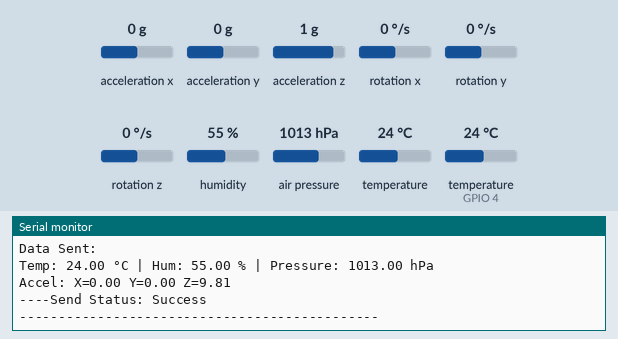
A sketch run on a simulated ESP32. Shown: the last lines printed to the serial monitor. The test bench sets the inputs (shaded band); at power-on: acceleration x 0 g, humidity 55 %, acceleration y 0 g, acceleration z 1 g, temperature (sensor on GPIO 4) 24 °C, air pressure 1013 hPa, rotation x 0 °/s, rotation y 0 °/s, rotation z 0 °/s, temperature 24 °C.

Above: at 2.8 s.
2.9 s: acceleration x set to -1.4 g
At 5.0 s:
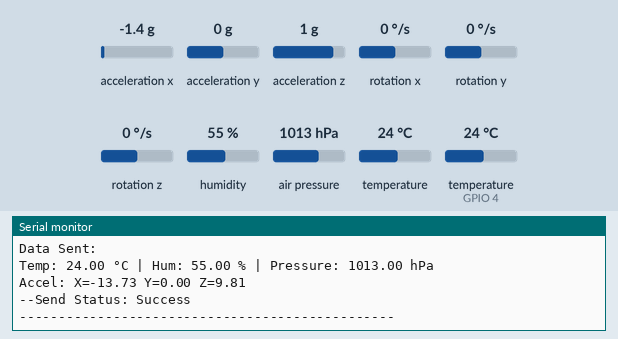
5.6 s: humidity set to 22 %
8.3 s: acceleration y set to -1.4 g
At 10.8 s:
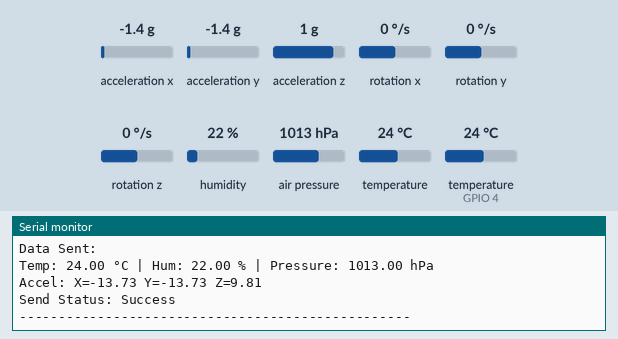
11.0 s: acceleration z set to -1.4 g
At 12.8 s:
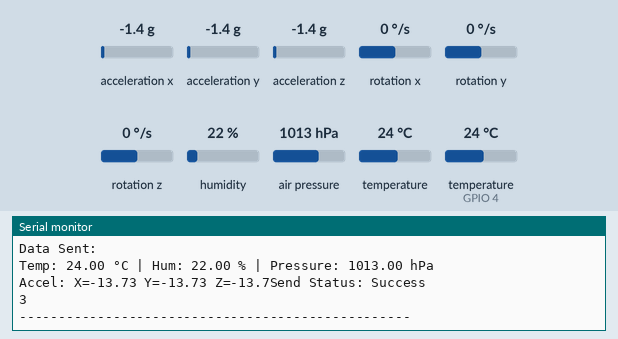
15.7 s: temperature (sensor on GPIO 4) set to 12 °C
18.4 s: air pressure set to 952 hPa
At 21.7 s:
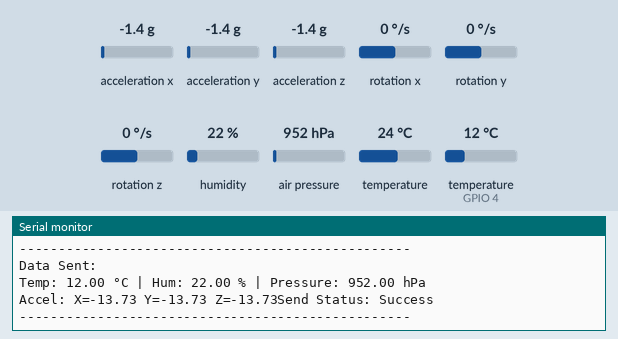

The sketch:

CommSat-SenderCode.ino
```cpp
#include <WiFi.h>
#include <esp_now.h>

#include <DHT.h>
#include <Wire.h>
#include <Adafruit_BMP280.h>
#include <Adafruit_MPU6050.h>
#include <Adafruit_Sensor.h>

// ==== DHT11 Setup ====
#define DHTPIN 4
#define DHTTYPE DHT11
DHT dht(DHTPIN, DHTTYPE);

// ==== BMP280 Setup ====
Adafruit_BMP280 bmp;

// ==== MPU6050 Setup ====
Adafruit_MPU6050 mpu;

// ==== ESP-NOW Setup ====
uint8_t receiverAddress[] = {0x00, 0x4B, 0x12, 0x34, 0x44, 0x6C}; // CHANGE THIS to your receiver MAC 00:4B:12:34:44:6C

typedef struct struct_message {
  float temperature;
  float pressure;
  float humidity;
  float accelX;
  float accelY;
  float accelZ;
} struct_message;

struct_message dataToSend;

// Callback when data is sent
// Callback when data is sent
// ⭐ HERE IS THE FIX: The function signature is updated
void OnDataSent(const wifi_tx_info_t *tx_info, esp_now_send_status_t status) {
  Serial.print("Send Status: ");
  Serial.println(status == ESP_NOW_SEND_SUCCESS ? "Success" : "Fail");
}

void setup() {
  Serial.begin(115200);
  Serial.println("Starting setup...");

  // Init DHT11
  dht.begin();
  Serial.println("DHT11 initialized.");

  // Init BMP280
  if (!bmp.begin(0x76)) {
    Serial.println("BMP280 not found! Skipping...");
  } else {
    Serial.println("BMP280 initialized.");
  }

  // Init MPU6050
  if (!mpu.begin()) {
    Serial.println("MPU6050 not found! Skipping...");
  } else {
    Serial.println("MPU6050 initialized.");
  }

  // Init WiFi and ESP-NOW
  WiFi.mode(WIFI_STA);
  Serial.print("Sender MAC Address: ");
  Serial.println(WiFi.macAddress());

  if (esp_now_init() != ESP_OK) {
    Serial.println("Error initializing ESP-NOW");
    return;
  }
  Serial.println("ESP-NOW initialized.");

  esp_now_register_send_cb(OnDataSent);

  esp_now_peer_info_t peerInfo = {};
  memcpy(peerInfo.peer_addr, receiverAddress, 6);
  peerInfo.channel = 0;
  peerInfo.encrypt = false;

  if (esp_now_add_peer(&peerInfo) != ESP_OK) {
    Serial.println("Failed to add peer");
    return;
  }
  Serial.println("Peer added successfully.");
}

void loop() {
  // Read DHT
  dataToSend.temperature = dht.readTemperature();
  dataToSend.humidity = dht.readHumidity();

  // Read BMP280 (if initialized)
  dataToSend.pressure = bmp.readPressure() / 100.0F;

  // Read MPU6050 (if initialized)
  sensors_event_t a, g, temp;
  mpu.getEvent(&a, &g, &temp);

  dataToSend.accelX = a.acceleration.x;
  dataToSend.accelY = a.acceleration.y;
  dataToSend.accelZ = a.acceleration.z;

  // Send Data
  esp_now_send(receiverAddress, (uint8_t *)&dataToSend, sizeof(dataToSend));

  // Debug Output
  Serial.println("Data Sent:");
  Serial.printf("Temp: %.2f °C | Hum: %.2f %% | Pressure: %.2f hPa\n", dataToSend.temperature, dataToSend.humidity, dataToSend.pressure);
  Serial.printf("Accel: X=%.2f Y=%.2f Z=%.2f\n", dataToSend.accelX, dataToSend.accelY, dataToSend.accelZ);
  Serial.println("--------------------------------------------------");

  delay(2000);
}
```

Measured:
- after the input at 2.9 s, the serial monitor: prints a new line after 1.2 s (image 1)
- after the input at 8.3 s, the serial monitor: prints a new line after 1.9 s (image 2)
- after the input at 11.0 s, the serial monitor: prints a new line after 1.3 s (image 3)
- after the input at 18.4 s, the serial monitor: prints a new line after 2.0 s (image 4)
